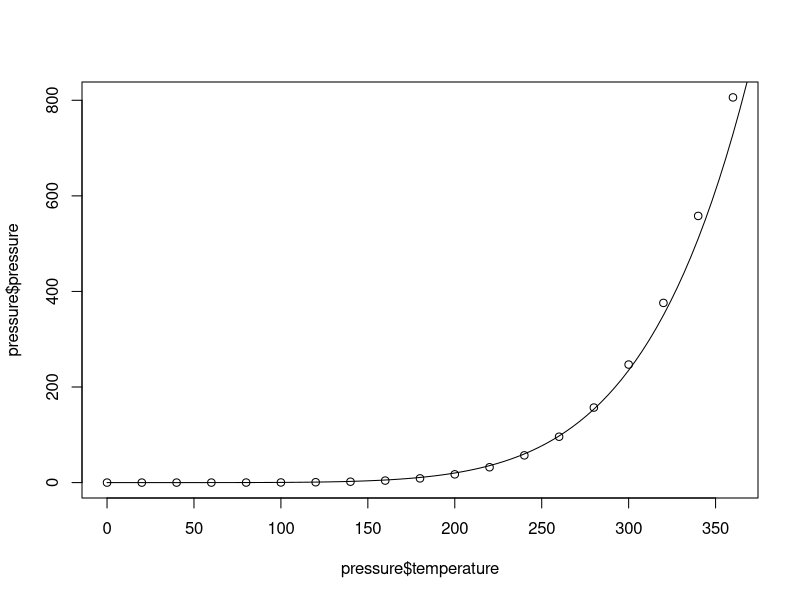
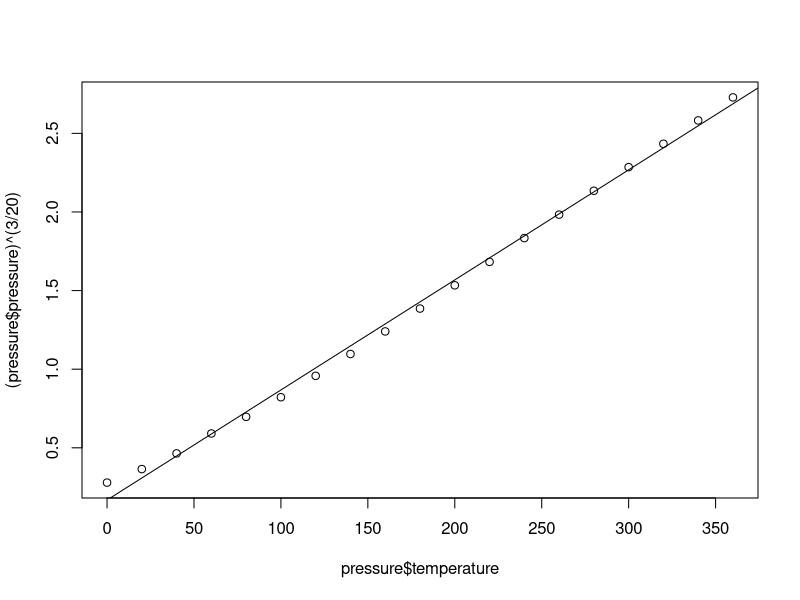
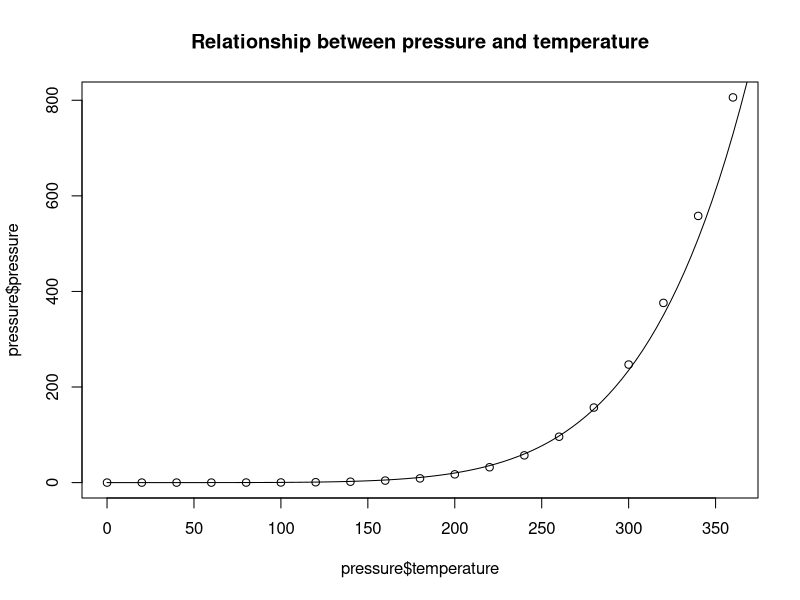
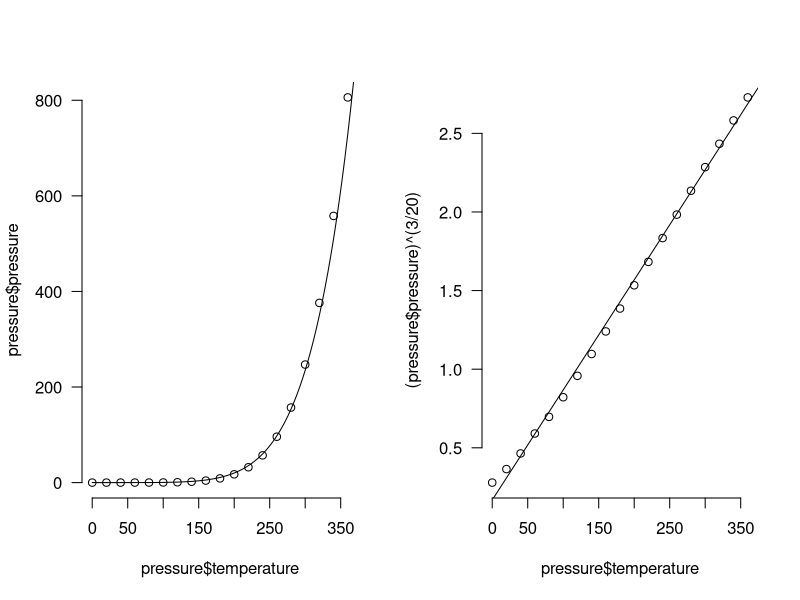
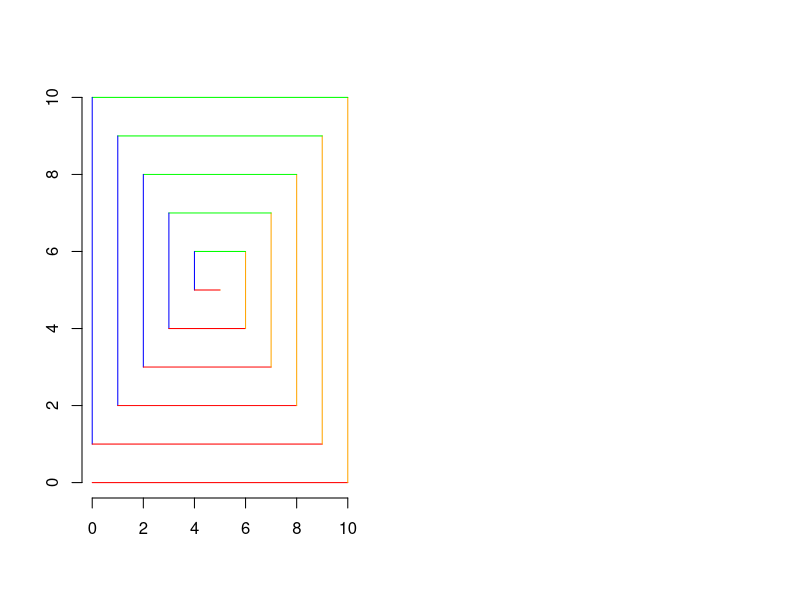

Recreate these plots in R, in order.
# Q1a
plot(pressure$temperature,pressure$pressure)
curve((0.168 + 0.007*x)^(20/3), from = 0, to = 400, add = TRUE)

# Q1b
plot(pressure$temperature,(pressure$pressure)^(3/20))
# Linear relationship
abline(0.168,0.007)

# Q1c
plot(pressure$temperature,pressure$pressure, main = "Relationship between pressure and temperature")
curve((0.168 + 0.007*x)^(20/3), from = 0, to = 400, add = TRUE)

# Q1d
par(mfrow=c(1,2))
plot(pressure$temperature,pressure$pressure, bty='n', las=1)
curve((0.168 + 0.007*x)^(20/3), from = 0, to = 400, add = TRUE)
plot(pressure$temperature,(pressure$pressure)^(3/20), bty='n', las=1)
abline(0.168,0.007)


# Q2
alt_matrix <- function(n) {
	A = matrix(0, ncol = n, nrow = n)
	for (i in 1:n) {
		for (j in 1:n) {
			if ((i+j)%%2) 
			A[i,j] = 1
		}
	}
	return(A)
}

# alternative answer
alt_matrix <- function(n) {outer(1:n, 1:n, "+")%%2}
alt_matrix(9)


# Q3
d <- 1 # distance between lines
bl <- c(-d,0) # bottom left
br <- c(10,0) # bottom right
tl <- c(0,10) # top left
tr <- c(10,10) # top right
plot(0, 0, type="n", xlim=c(0,10), ylim=c(0,10), 
	bty="n", xlab="", ylab="")
phase <- 0
while (bl[1]<=br[1]) {
	phase <- (phase + 1)%%4
	if (phase == 1) { # bottom line: left to right
		segments(max(bl[1],0),bl[2],br[1],br[2], col="red")
		bl = bl + c(d,d)
	} else if (phase == 2) { # right line: bottom to top
		segments(br[1],br[2],tr[1],tr[2], col="orange")
		br <- br + c(-d,d)
	} else if (phase == 3) { # top line: right to left
		segments(tr[1],tr[2],tl[1],tl[2], col="green")
		tr <- tr + c(-d,-d)
	} else if (phase == 0) { # left line: top to bottom
		segments(tl[1],tl[2],bl[1],bl[2], col="blue")
		tl <- tl + c(d,-d)
	}
}

# Q4

# Version 1
prime_list <- function(n) {
	if (n >= 2) {
		comp <- seq(2, n)
		primes <- c()
		for (i in seq(2, n)) {
			if (any(comp == i)) {
				primes <- c(primes, i)
				comp <- comp[(comp %% i) != 0]
			}
		}
		return(primes)
	} else {
		stop("Input value of n should be at least 2.")
	}
}
twin_prime_list <- function(n) {
	if (n >= 5) {
		primes <- prime_list(n)
		tprimes <- c()
		for (i in 1:(length(primes)-1)) {
			if (primes[i+1] == primes[i]+2) {
				tprimes <- c(tprimes, primes[i], primes[i+1])
			}
		}
		return(unique(tprimes))
	} else if (n >= 3) {
		return(3)
	} else {
		stop("Input value of n should be at least 3.")
	}
}
twin_prime_list(1000)

# Version 2
twin_prime_list2 <- function(n) {
	if (n >= 5) {
		comp <- seq(2, n)
		primes <- c()
		tprimes <- c()
		for (i in seq(2, n)) {
			if (any(comp == i)) {
				primes <- c(primes, i)
				comp <- comp[(comp %% i) != 0]
				l <- length(primes)
				if (l>=2) {
					if (primes[l] == primes[l-1]+2) {
						tprimes <- c(tprimes, primes[l-1], primes[l])
					}
				}
			}
		}
		return(unique(tprimes))
	} else if (n >= 3) {
		return(3)
	} else {
		stop("Input value of n should be at least 3.")
	}
}
twin_prime_list2(1000)
